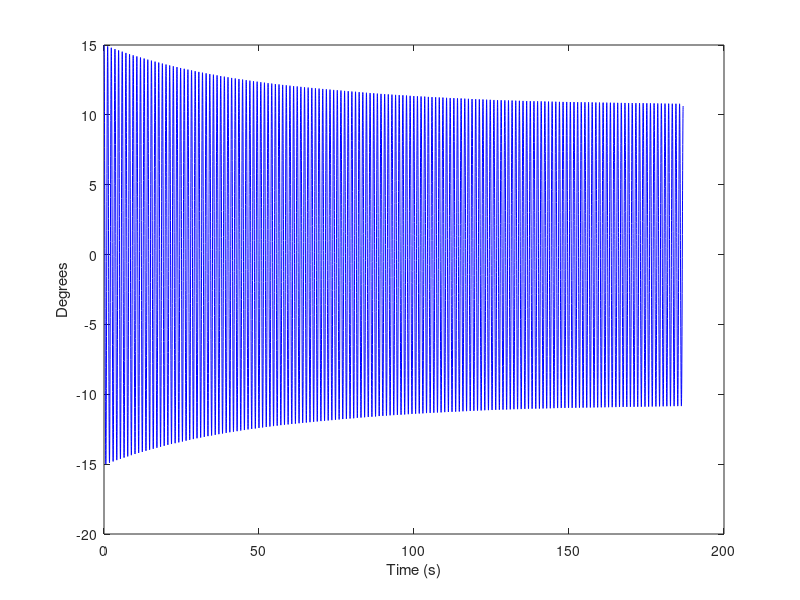

Write MATLAB code to recreate this figure. (Note: this script raises an error after producing the figure.)
function non_lin()
d_cart = 0.0277/9.8; %friction of the cart(acceloration) in m/s^2 as measured by tracker
d_bob = 0.01; %damping rate of the bob traveling through the air(viscous)

m_bob = 67.33;%mass of the just the bob
m_total = 2.13; %mass of the total system

mu = m_bob/m_total;
g = 0; %little gamma
G = 0; %big gamma
gravity = 9.8; %m/s2
l_pendulum = 0.342; %m
time_dimensional = sqrt((gravity/l_pendulum)); %simensional time contant to adjust model to correct period

angle_start = deg2rad(15); %starting position of bob
x0 = [angle_start; 0];
t0 = [0 1000];

options = odeset('RelTol', 1e-8);
[T,X] = ode45(@derivs, t0, x0, options);
angle = rad2deg(X(:,1));
time_adjust = T/time_dimensional; %corrects time into a dimensional space

plot(time_adjust, angle, 'b')
xlabel('Time (s)')
ylabel('Degrees')


function dxdt = derivs(t, x)
    theta = x(1);
    w = x(2);
    
    d_theta_dt = w;
    d_w_dt = -sin(theta) - 2*d_bob*w*abs(w);% - vd_bob*sign(w); %driving, damping, viscous friction
    
    if sign(w)<0 && theta >= deg2rad(.75) && theta >= deg2rad(-.75)
        d_w_dt = d_w_dt - .002;
    end
    
    dxdt= [d_theta_dt;d_w_dt];
    
end

x0 = [omega_1; w_1; omega_2; w_2; y; v]; %initial conditions for multi-pendulum

function res = multiclock(t, x)
    A = [0 1 0 0 0 0;
         -1 -2*g 0 0 0 0;
         0 0 0 1 0 0;
         0 0 -1 -2*g 0 0;
         0 0 0 0 0 1;
         0 0 0 0 0 -2*G];
     
    B = [1 0 0 0 0 0;
         0 1 0 0 0 1;
         0 0 1 0 0 0;
         0 0 0 1 0 1;
         0 0 0 0 1 0;
         0 mu 0 mu 0 1];

    u = [omega_prime_1; w_prime_1;omega_prime_2; w_prime_2; y_prime; v_prime];

    res = A*x + B*u;
end

end